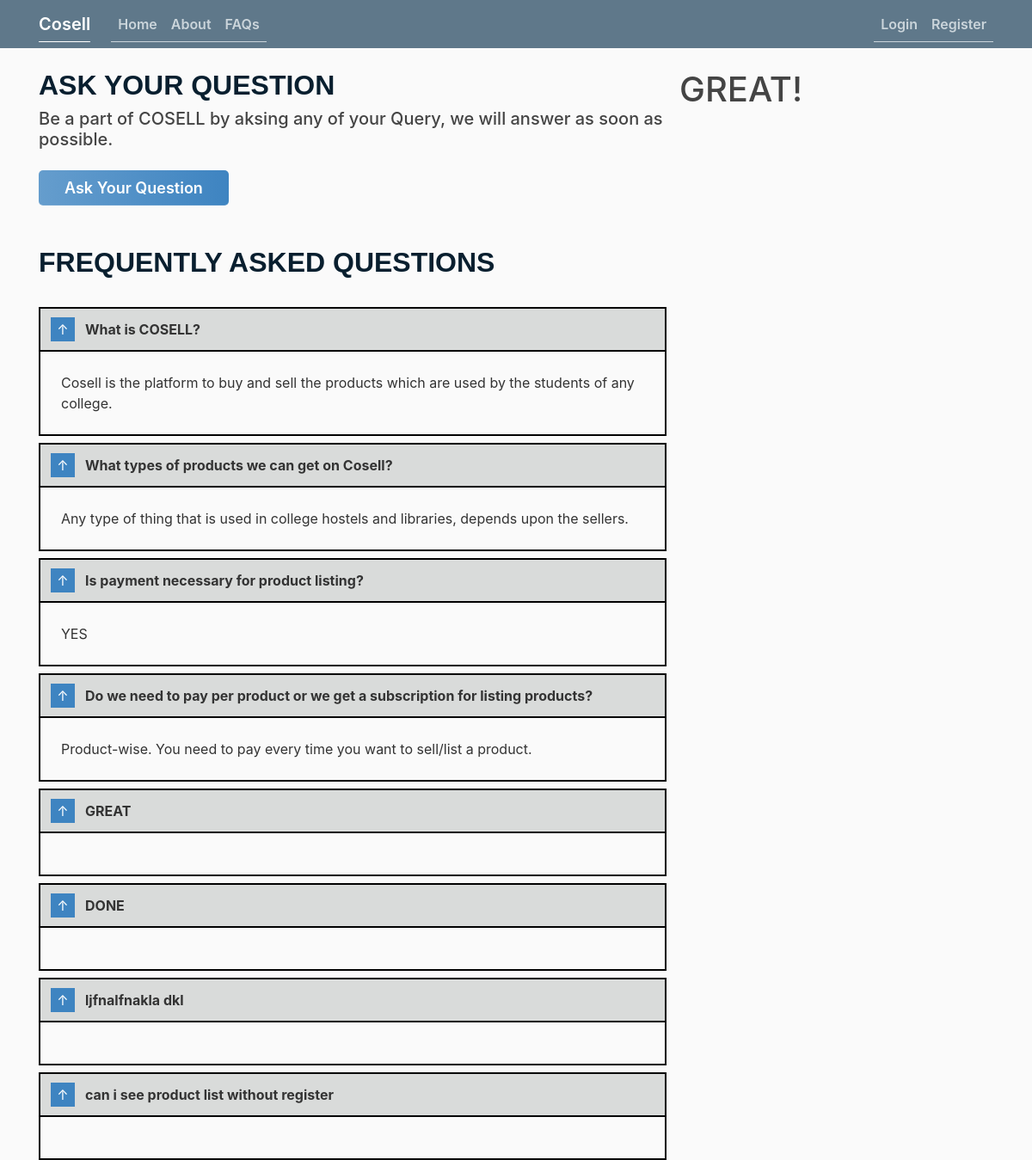
Page /faq on the earlier database version.
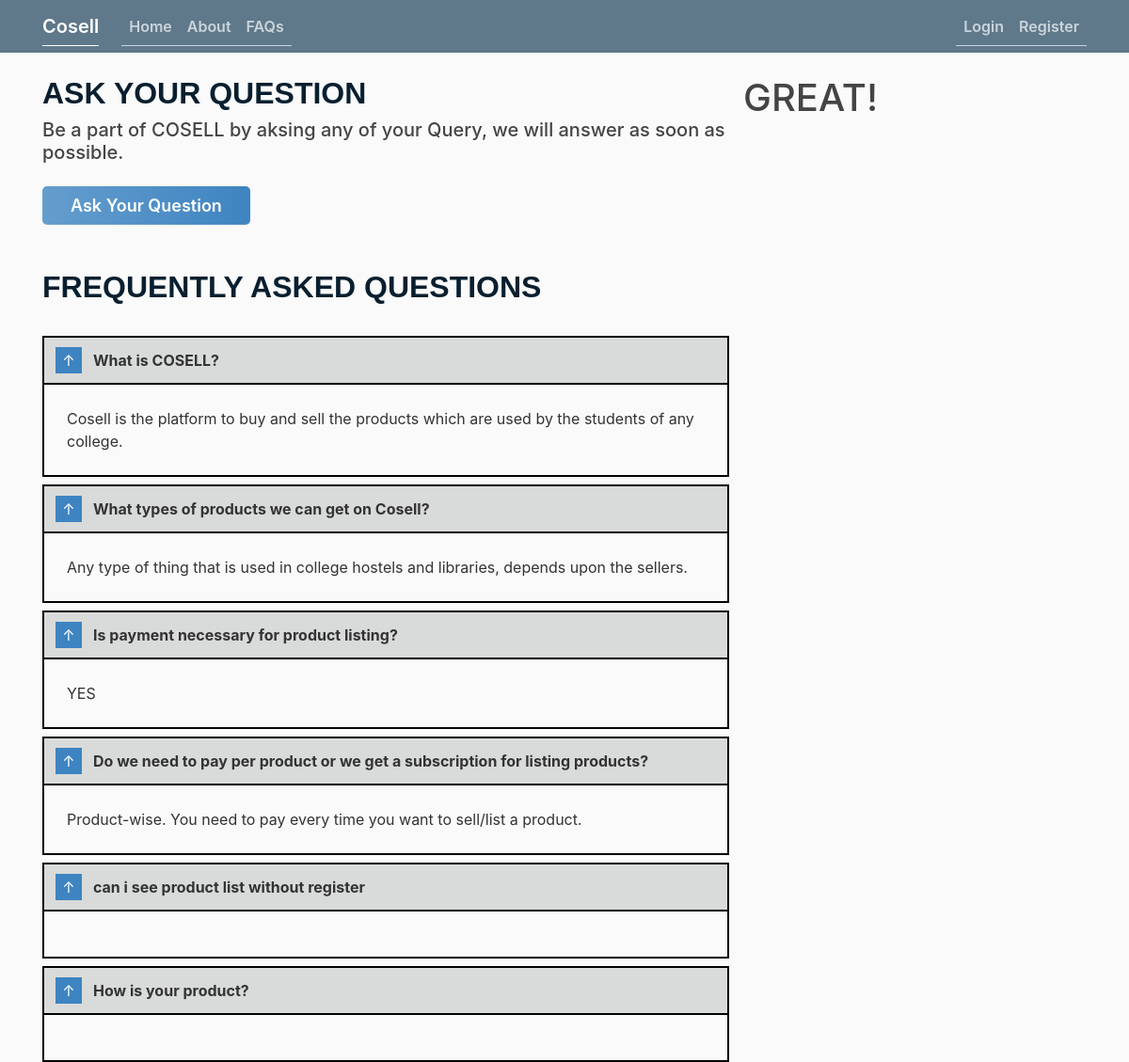
Same page on the later database version.
### CosellApp/models.py (models this page shows, shortened)
class FAQ(models.Model):
    Id = models.AutoField(primary_key=True)
    UserName = models.ForeignKey(User, on_delete=models.CASCADE)
    DateTime = models.DateTimeField(default=timezone.now)
    Query = models.TextField(max_length=200)
    Answer = models.TextField(max_length=200, blank=True)

### CosellApp/views.py (the view)
# urls.py: path('faq', views.faq, name='faq'),
def faq(request):
    faqs = FAQ.objects.all()
    context = {
        'faqs': faqs,
    }
    return render(request, 'faq.html', context)

### templates/faq.html (shortened to what this page needs)
{% extends 'base.html' %}
{% block content %}
<h2> Ask Your Question </h2>
<div class="center">
  <h5>Be a part of COSELL by aksing any of your Query, we will answer as soon as possible.<h5><br>
      <a class="btnSub" href="{% url 'faq_ask' %}" style="text-decoration: none">
        Ask Your Question
      </a>
</div>
<br> <br>
<h2>Frequently Asked Questions </h2> <br>
{% for faq in faqs %}
<details open>
  <summary><strong>
      {{faq.Query}}
    </strong>
  </summary>
  <div>
    {{faq.Answer}}
  </div>
</details>
{% endfor %}
{% endblock content %}

Differences in the rows shown:
removed FAQ: Query "GREAT"
removed FAQ: Query "DONE"
removed FAQ: Query "ljfnalfnakla dkl"
added FAQ: Query "How is your product?"
